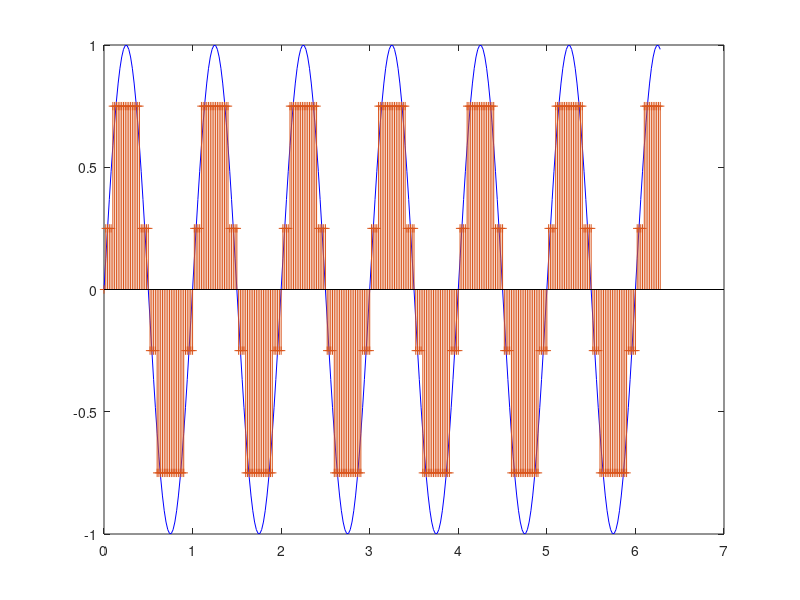

Recreate this plot in MATLAB.
bit_depth=2;
sample_rate=50;
t=0:1/sample_rate:2*pi;
continous_signal=sin(2*pi*t);
number_of_samples=length(continous_signal);
quantised_output=zeros(1,number_of_samples);
del=2/(2^bit_depth);
l=-1+del/2;
h=1-del/2;
for i=l:del:h %
    for j=1:number_of_samples
     if(((i-del/2)<continous_signal(j))&&(continous_signal(j)<(i+del/2)))  
        quantised_output(j)=i;
     end
    end
end
plot(t,continous_signal,'color','b');
hold on;
stem(t,quantised_output,'+');
